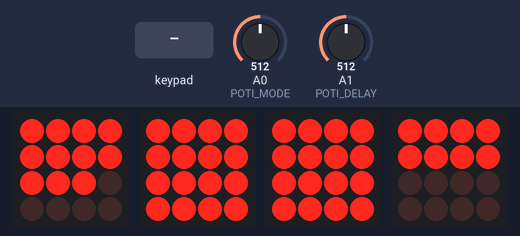
Bench run of a sketch on a simulated Arduino Uno, built with avr-gcc and run on an emulated ATmega328P. Parts: 4 × 4×4 LED matrix. Inputs (shaded band) come from the test bench; at power-on: A0 (POTI_MODE) = 512, A1 (POTI_DELAY) = 512.

Above: at 0.7 s.
2.0 s: keypad keys 1 2 A pressed 0.4 s apart
At 2.21 s:
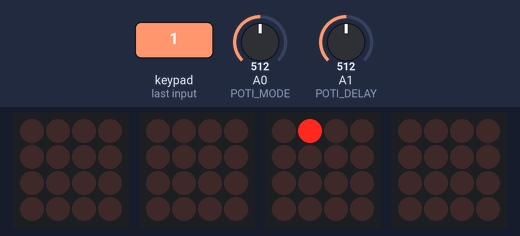
At 3.2 s:
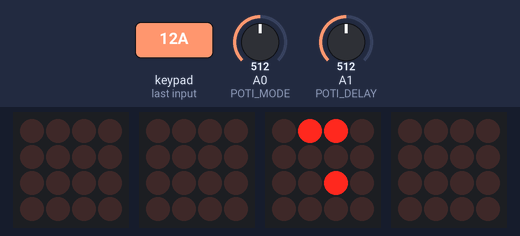
4.7 s: A0 (POTI_MODE) set to 527
At 6.7 s:
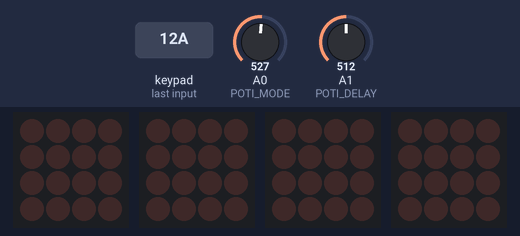
Timing chart, 0 to 8.2 s (numbered marks = the images above; inputs shaded):
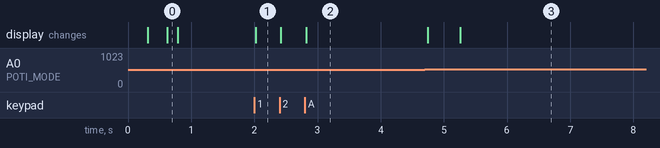

The sketch:

GameOfLife.ino
```cpp
// (licence header left out)
#include <Wire.h>
#include "Adafruit_Trellis.h"

Adafruit_Trellis matrix0 = Adafruit_Trellis();
Adafruit_Trellis matrix1 = Adafruit_Trellis();
Adafruit_Trellis matrix2 = Adafruit_Trellis();
Adafruit_Trellis matrix3 = Adafruit_Trellis();

Adafruit_TrellisSet trellis =  Adafruit_TrellisSet(&matrix0, &matrix1, &matrix2, &matrix3);

#define NUM_TRELLIS     4
#define NUM_COLUMNS     8
#define NUM_KEYS        (NUM_TRELLIS * 16)

#define POTI_MODE       0
#define POTI_DELAY      1

#define MODE_SETUP_GAME 0
#define MODE_RUN_GAME   1

// Connect the INT wire from Trellis to pin #5 or change this constant
#define INTPIN          5

/*
This is the arrangment of Trellis matrices that this program is configured for.
If your setup is different, you'll have to change the numbers in the chessboard array accordingly.
Hint: you can figure out your arrangment by adding a serial print function to the checkButtons function and pressing the buttons.

[ARDUINO]--[0x70]--[0x71]
                     |
           [0x72]--[0x73]

*/

int chessboard[8][8] = {
  {32, 33, 34, 35, 16, 17, 18, 19},
  {36, 37, 38, 39, 20, 21, 22, 23},
  {40, 41, 42, 43, 24, 25, 26, 27},
  {44, 45, 46, 47, 28, 29, 30, 31},
  { 0,  1,  2,  3, 48, 49, 50, 51},
  { 4,  5,  6,  7, 52, 53, 54, 55},
  { 8,  9, 10, 11, 56, 57, 58, 59},
  {12, 13, 14, 15, 60, 61, 62, 63}
};

bool buttonState[NUM_KEYS];
bool nextFrame[NUM_KEYS];

// This variable holds the time in milliseconds since boot when the next step should be run
long nextStepMillis = 0;

// This function turns all LEDs on the board off
void clearBoard() {
  for (uint8_t i=0; i<NUM_KEYS; i++) {
    trellis.clrLED(i);
  }
  trellis.writeDisplay();
}

// Turn all LEDs on one by one, row by row.
// If this looks strange, adjust the chessboard matrix.
void runBootCheck() {
  for (uint8_t i=0; i<8; i++) {
    for (uint8_t j=0; j<8; j++) {
      trellis.setLED(chessboard[i][j]);
      trellis.writeDisplay();
      delay(10);
    }
  }
  clearBoard();
}

void setup() {
  // 31250 is the baud rate for the classic serial midi protocol
  // 115200 is the default for virtual serial midi devices on computers
  Serial.begin(115200);

  // INT pin requires a pullup
  pinMode(INTPIN, INPUT);
  digitalWrite(INTPIN, HIGH);

  trellis.begin(0x72, 0x71, 0x70, 0x73);

  runBootCheck();
}

void toggleLED(int placeVal) {
 if (trellis.isLED(placeVal))
    trellis.clrLED(placeVal);
  else
    trellis.setLED(placeVal);
}

/* Directions are ordered clockwise starting with 0 = NORTH */
int getNeighbor(int placeVal, int neighbor) {
  int px = 0;
  int py = 0;
  int x = 0;
  int y = 0;

  getPosition(placeVal, &px, &py);
  switch (neighbor) {
    case 0:
      x = px;
      y = py - 1;
      break;
    case 1:
      x = px + 1;
      y = py - 1;
      break;
    case 2:
      x = px + 1;
      y = py;
      break;
    case 3:
      x = px + 1;
      y = py + 1;
      break;
    case 4:
      x = px;
      y = py + 1;
      break;
    case 5:
      x = px - 1;
      y = py + 1;
      break;
    case 6:
      x = px - 1;
      y = py;
      break;
    case 7:
      x = px - 1;
      y = py - 1;
      break;
    default:
      x = 0;
      y = 0;
  }
  if (x < 0) x = 7;
  if (x > 7) x = 0;
  if (y < 0) y = 7;
  if (y > 7) y = 0;

  return chessboard[x][y];
}

int getPosition(int pv, int *tx, int *ty) {
  for (int i=0; i<8; i++) {
    for (int j=0; j<8; j++) {
      if (chessboard[i][j] == pv) {
        *tx = i;
        *ty = j;
        return 1;
      }
    }
  }
  return -1;
}

void liveOrDie(int placeVal) {
  // Calculate whether to live or die the next round
  int neighbors = 0;
  for (int d=0; d<=7; d++) {
    if (trellis.isLED(getNeighbor(placeVal, d))) {
      neighbors++;
    }
  }

  if (neighbors == 3 && !trellis.isLED(placeVal)) {
    buttonState[placeVal] = 1;
  } else if ((neighbors == 2 || neighbors == 3) && trellis.isLED(placeVal)) {
    buttonState[placeVal] = 1;
  } else {
    buttonState[placeVal] = 0;
  }
}

int getMode() {
  int state = analogRead(POTI_MODE);
  if(state > 512) {
    return MODE_RUN_GAME;
  } else {
    return MODE_SETUP_GAME;
  }
}

int getDelay() {
  return (1024 - analogRead(POTI_DELAY));
}


bool isNextStep() {
  if(nextStepMillis < millis()) {
    nextStepMillis = millis() + getDelay();
    return true;
  } else {
    return false;
  }
}

void checkButtons() {
  if (trellis.readSwitches()) {
    // go through every button
    for (uint8_t i=0; i<NUM_KEYS; i++) {
      // if it was pressed, toggle the LED in that position
      if (trellis.justPressed(i)) {
        buttonState[i] = !buttonState[i];
      }
    }
  }
}

// runs the Game of Life
void runGame() {
  if(isNextStep()) {
    // Clear out the next frame
    for(int c=0; c<64; c++) {
      buttonState[c] = 0;
    }
    //compute the next step
    for (uint8_t i=0; i<NUM_KEYS; i++) {
      liveOrDie(i);
    }
  }
}

// This runs when the user can set up the layout for Game of Life
void setupGame() {
  checkButtons();
}

// writes the next frame to the LED Matrix
void writeFrame() {
  for (uint8_t i=0; i<NUM_KEYS; i++) {
    // this displays the addition of the buttonState und nextFrame arrays
    if(buttonState[i] || nextFrame[i]) {
      trellis.setLED(i);
    } else {
      trellis.clrLED(i);
    }
  }
  trellis.writeDisplay();
}


void loop() {
  switch (getMode()) {
    case MODE_SETUP_GAME:   setupGame();   break;
    case MODE_RUN_GAME:     runGame();     break;
  }

  writeFrame();
  delay(10); // just to be on the safe side, you can experiment with lowering this
}
```

Measured:
- the behaviour switches between 512 and 513 on A0 (POTI_MODE) (found by bisection; images 2 and 3)
- after the input at 2.0 s, the display: changes at once (image 1)
- after the input at 4.7 s, the display: first changes at once (image 3 shows a later state)
